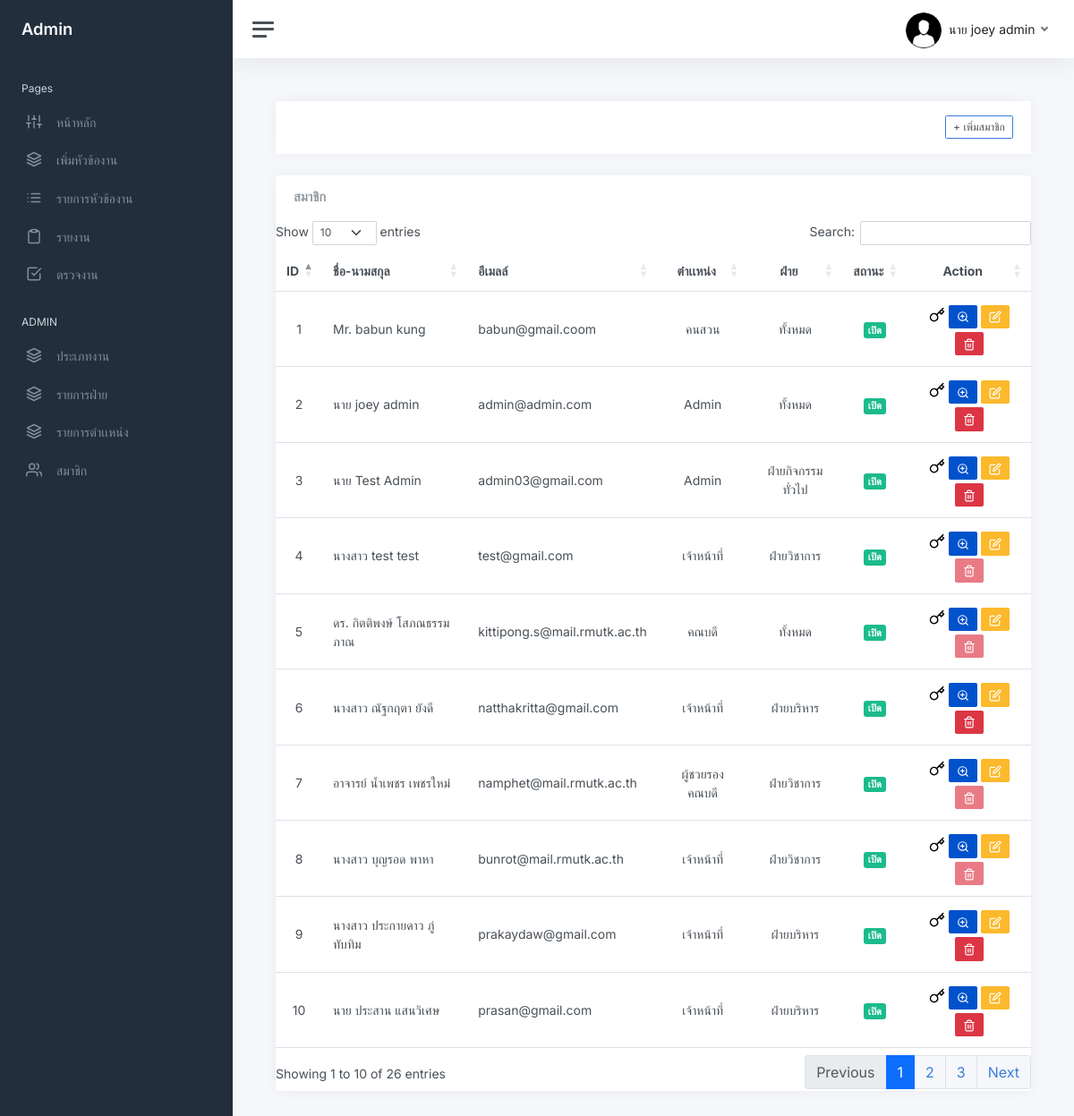
The app's page /user_list.php (signed in) with its own data.
### tables this page shows
CREATE TABLE `user` (
  `user_id` int NOT NULL,
  `firstname` varchar(200) NOT NULL,
  `lastname` varchar(200) NOT NULL,
  `email` varchar(200) NOT NULL,
  `password` varchar(255) NOT NULL,
  `role_id` int DEFAULT NULL,
  `avatar` varchar(255) DEFAULT NULL,
  `date_created` timestamp NOT NULL DEFAULT CURRENT_TIMESTAMP ON UPDATE CURRENT_TIMESTAMP,
  `status_user` int NOT NULL,
  `tel` varchar(255) NOT NULL,
  `line_token` varchar(255) NOT NULL,
  `idcard` varchar(13) NOT NULL,
  `department_id` int NOT NULL,
  `shortname_id` int NOT NULL,
  `status_user2` int NOT NULL
);

CREATE TABLE `position` (
  `role_id` int NOT NULL,
  `position_name` varchar(200) NOT NULL,
  `level` int NOT NULL,
  `position_status` int NOT NULL
);

CREATE TABLE `department` (
  `department_id` int NOT NULL,
  `department_name` varchar(255) NOT NULL,
  `department_status` int NOT NULL
);

### user_list.php (the view, shortened to what this page needs)
<?php
    require_once 'connect.php';
?>
<!DOCTYPE html>
<html lang="en">
<?php include "head.php"?>
<body>
<link rel="stylesheet" type="text/css" href="https://cdn.datatables.net/1.13.2/css/dataTables.bootstrap5.min.css"
<?php include "sidebar.php"?>
    <form action="proc.php" method="post" id="userlist" class="form-horizontal" enctype="multipart/form-data">
        <main class="content">
            <div class="col-lg-12">
                <div class="card card-outline card-success">
                    <div class="container-fluid p-0">
                        <div class="card-header">
                            <div class="d-flex flex-row-reverse bd-highligh">
                                <a class="btn btn-block btn-sm btn-default btn-flat border-primary" data-bs-toggle="modal" data-bs-target="#adduserModal" ><i class="fa fa-plus"></i> + เพิ่มสมาชิก</a>
                            </div>
                        </div>
                    </div>
                </div>
            </div>
                                <div class="card ">
                                    <div class="card-header">
                                        <h5 class="card-title mb-0">สมาชิก</h5>
                                    </div>
                                    <table class="table table-hover table-responsive" id="example">
                                        <thead>
                                                <tr>
                                                    <th class="text-center">ID</th>
                                                    <th class="text-left">ชื่อ-นามสกุล</th>
                                                    <th class="text-left">อีเมลล์</th>
                                                    <th class="text-center">ตำเเหน่ง</th>
                                                    <th class="text-center">ฝ่าย</th>
                                                    <th class="text-center">สถานะ</th>
                                                    <th class="text-center">Action</th>
                                                </tr>
                                        </thead>
                                        <tbody>
                                            <?php
                                                $i = 1;
                                                $sql = "SELECT *,concat(firstname,' ',lastname) as name FROM user natural join position natural join department WHERE level >= $level AND status_user2 = 1 order by concat(firstname,' ',lastname) asc ";
                                                $qry = $db->query($sql);
                                                $qry->execute();
                                                while ($row = $qry->fetch(PDO::FETCH_ASSOC)){
                                                    $user_id = $row['user_id'];
                                                    $stmt = $db->query("SELECT * FROM project_list WHERE user_id =  $user_id");
                                                    $meproject = $stmt->rowCount();
                                            ?>
                                            <tr>
                                                <td class="text-center"><?php echo $i++ ?></td>
                                                <td class="text-left"><?php echo showshortname($row['shortname_id']).' '.$row['name'] ?></td>
                                                <td class="text-left" ><?php echo $row['email'] ?></td>
                                                <td class="text-center" ><?php echo $row['position_name']?></td>
                                                <td class="text-center"><?php echo $row['department_name']?></td>
                                                <td class="text-center"><?php echo showstatuser($row['status_user'])?></td>
                                                <td class="text-center">
                                                <a  class="resetbtn" title="รีเซ็ตรหัสผ่าน" type="button"  data-user_id ="<?php echo $row['user_id']?>"> <h3> <i data-feather="key"></i> </h3> </a>
                                                <a class="btn btn-bitbucket btn-sm viewuserdata"  title="ดูรายละเอียด" data-userid="<?php echo $row['user_id']?>" ><i data-feather="zoom-in"></i></a>
                                                    <a class="btn btn-warning btn-sm" title="เเก้ไขข้อมูลสมาชิก" href="edituser_page.php?update_id=<?php echo $row['user_id']?>"><i  data-feather="edit"></i></a>
                                                    <?php if($meproject == 0 )  {?>
                                                        <a class="btn btn-danger btn-sm deluserbtn" title="ลบข้อมูลสมาชิก" data-user_id ="<?php echo $row['user_id']?>"><i data-feather="trash-2"></i></a>
                                                    <?php   } else {?>
                                                        <a class="btn btn-danger btn-sm deluserbtn disabled" title="ลบข้อมูลสมาชิก" data-user_id ="<?php echo $row['user_id']?>"><i data-feather="trash-2"></i></a>
                                                        <?php } ?>
                                                </td>
                                            </tr>
                                                <?php } ?>
                                        </tbody>
                                    </table>
                                </div>
        </main>
    </form>
    </body>
</html>

### sidebar.php (shortened to what this page needs)
<?php
include "head.php";
include "funtion.php";
		if (isset($_SESSION['user_login'])) {
			$user_id = $_SESSION['user_login'];
			$sql = "SELECT *,concat(firstname,' ',lastname) as name FROM user AS u  natural JOIN position  WHERE u.user_id = $user_id ";
			$stmt = $db->prepare($sql);
			$stmt->execute();
			$row = $stmt->fetch(PDO::FETCH_ASSOC);
		}
			$level = $row['level'];
			$where ='';
			$sql2 = "SELECT MAX(level) as maxlevel , MIN(level) as minlevel FROM user as u
			left join position as p ON u.role_id = p.role_id
			left join department as d on u.department_id = d.department_id   $where ";
			$stmt2 = $db->prepare($sql2);
			$stmt2->execute();
			$row2 = $stmt2->fetch(PDO::FETCH_ASSOC);
			$maxlevel = $row2['maxlevel'];
?>
<div class="wrapper">
		<nav id="sidebar" class="sidebar js-sidebar">
			<div class="sidebar-content js-simplebar">
				<a class="sidebar-brand" href="index.php">
				<?php if($level <= 2): ?>
				<span class="align-middle">Admin <?php ?></span>
				<?php else: ?>
					<span class="align-middle">user <?php/*  echo $row['firstname']  */?></span>
					<?php endif; ?>
				</a>
				<ul class="sidebar-nav">
					<li class="sidebar-header">
						Pages
					</li>
					<li class="sidebar-item">
						<a class="sidebar-link" href="index.php">
              <i class="align-middle" data-feather="sliders"></i> <span class="align-middle">หน้าหลัก</span>
            </a>
					</li>
					<?php if($level != $maxlevel): ?>
					<li class="sidebar-item">
						<a data-bs-target="#maps" data-bs-toggle="collapse" class="sidebar-link collapsed" aria-expanded="false">
							<i class="align-middle" data-feather="layers"></i>
							 <span class="align-middle">
								เพิ่มหัวข้องาน
							</span>
						</a>
					</li>
					<?php endif; ?>
					<li class="sidebar-item">
						<a data-bs-target="#project_list" data-bs-toggle="collapse" class="sidebar-link collapsed" aria-expanded="false">
							<i class="align-middle" data-feather="list"></i>
							 <span class="align-middle">
							 รายการหัวข้องาน
							</span>
						</a>
					</li>
			<li class="sidebar-item">
				<a data-bs-target="#report" data-bs-toggle="collapse" class="sidebar-link collapsed" aria-expanded="false">
					<i class="align-middle" data-feather="clipboard"></i>
						<span class="align-middle">
						รายงาน
					</span>
				</a>
			</li>
					<?php if($level != $maxlevel): ?>
					<li class="sidebar-item">
						<a class="sidebar-link" href="checktask_list.php">
              <i class="align-middle" data-feather="check-square"></i> <span class="align-middle">ตรวจงาน</span>
            </a>
			<?php endif; ?>
					</li>
					<?php if(($level <= 2) ): ?>
					<li class="sidebar-header">
						ADMIN
					</li>
					<?php elseif($level == 2): ?>
					<li class="sidebar-header">
						USER
					</li>
					<?php endif; ?>
					<?php if($level <=2): ?>
						<li class="sidebar-item">
							<a class="sidebar-link"  href="jobtype_list.php">
				<i class="align-middle" data-feather="layers"></i> <span class="align-middle">ประเภทงาน</span>
							</a>
						<li class="sidebar-item">
							<a class="sidebar-link"  href="departmant_list.php">
				<i class="align-middle" data-feather="layers"></i> <span class="align-middle">รายการฝ่าย</span>
							</a>
						<li class="sidebar-item">
							<a class="sidebar-link"  href="position_list.php">
				<i class="align-middle" data-feather="layers"></i> <span class="align-middle">รายการตำเเหน่ง</span>
							</a>
					</li>
					<li class="sidebar-item">
						<a data-bs-target="#user" data-bs-toggle="collapse" class="sidebar-link collapsed" aria-expanded="false">
							<i class="align-middle" data-feather="users"></i>
							 <span class="align-middle">
								สมาชิก
							</span>
						</a>
					</li>
					<?php endif; ?>
				</ul>
			</div>
		</nav>
		<div class="main">
			<nav class="navbar navbar-expand navbar-light navbar-bg">
				<a class="sidebar-toggle js-sidebar-toggle">
          <i class="hamburger align-self-center"></i>
        </a>
				<div class="navbar-collapse collapse">
					<ul class="navbar-nav navbar-align">
							<a class="nav-link dropdown-toggle d-none d-sm-inline-block" href="#" data-bs-toggle="dropdown">
							<?php if($row['avatar'] !=""){?>
                				<img src="img/avatars/<?php echo $row['avatar'] ?>" class="avatar rounded-circle rounded me-1" alt="" > <span class="text-dark"> <?php echo $row['firstname'] . ' ' . $row['lastname'] ?></span>
							<?php }else{?>
								<img src="img/avatars/09.jpg" class="avatar rounded-circle rounded me-1" alt="" > <span class="text-dark"> <?php echo  showshortname($row['shortname_id']) . ' ' . $row['firstname'] . ' ' . $row['lastname'] ?></span>
 							<?php }?>
              				</a>
					</ul>
				</div>
			</nav>

### funtion.php (shortened to what this page needs)
<?php
    function showstatuser($statususer){
        if ($statususer == '1') {
            return "<span class='badge bg-success'> เปิด </span>";
        }else if($statususer== '0'){
            return "<span class='badge bg-secondary'> ปิด </span>";
        }
    }
    function showshortname($shortname){
        if($shortname =='1'){
            return "นาย";
        }elseif($shortname =='2'){
            return "นางสาว";
        } elseif($shortname =='9'){
            return "นาง";
        } elseif($shortname =='3'){
            return "ดร.";
        } elseif($shortname =='4'){
        return "ผศ.";
        } elseif($shortname =='5'){
            return "รศ.";
        } elseif($shortname =='6'){
            return "ศ.";
        } elseif($shortname =='7'){
            return "ผศ.ดร.";
        } elseif($shortname =='8'){
            return "ศ.ดร.";
        }elseif($shortname =='10'){
            return "อาจารย์";
        } elseif($shortname =='11'){
            return "Mr.";
        }elseif($shortname =='12'){
            return "Ms";
        }
    }
    ?>

### css/multi_select.css (style rules this page uses)
body { font-family: 'Courier New', Courier, monospace; font-size: 14px; }

### records on screen
user: shortname "นาย", firstname "joey", lastname "admin", name "joey admin", email "admin@admin.com", role.position_name "Admin", department.department_name "ทั้งหมด", status_user "เปิด"
user: shortname "Mr.", name "babun kung", email "babun@gmail.coom", role.position_name "คนสวน", department.department_name "ทั้งหมด", status_user "เปิด"
user: shortname "นาย", name "Test Admin", email "admin03@gmail.com", role.position_name "Admin", department.department_name "ฝ่ายกิจกรรมทั่วไป", status_user "เปิด"
user: shortname "นางสาว", name "test test", email "test@gmail.com", role.position_name "เจ้าหน้าที่", department.department_name "ฝ่ายวิชาการ", status_user "เปิด"
user: shortname "ดร.", name "กิตติพงษ์ โสภณธรรมภาณ", email "kittipong.s@mail.rmutk.ac.th", role.position_name "คณบดี", department.department_name "ทั้งหมด", status_user "เปิด"
user: shortname "นางสาว", name "ณัฐกฤตา ยังดี", email "natthakritta@gmail.com", role.position_name "เจ้าหน้าที่", department.department_name "ฝ่ายบริหาร", status_user "เปิด"
user: shortname "อาจารย์", name "น้ำเพชร เพชรใหม่", email "namphet@mail.rmutk.ac.th", role.position_name "ผู้ชวยรองคณบดี", department.department_name "ฝ่ายวิชาการ", status_user "เปิด"
user: shortname "นางสาว", name "บุญรอด พาหา", email "bunrot@mail.rmutk.ac.th", role.position_name "เจ้าหน้าที่", department.department_name "ฝ่ายวิชาการ", status_user "เปิด"
user: shortname "นางสาว", name "ประกายดาว ภู่ทับทิม", email "prakaydaw@gmail.com", role.position_name "เจ้าหน้าที่", department.department_name "ฝ่ายบริหาร", status_user "เปิด"
user: shortname "นาย", name "ประสาน แสนวิเศษ", email "prasan@gmail.com", role.position_name "เจ้าหน้าที่", department.department_name "ฝ่ายบริหาร", status_user "เปิด"
